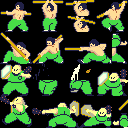

This game map was drawn from its Tiled (.tmx) file and the tilesets committed beside it. A one-line description and the full map source follow:
An orthogonal 16x16 tile map with 8x8 px tiles, 1 tile layer (Tile Layer 1).

<map version="1.10" tiledversion="1.11.2" orientation="orthogonal" renderorder="right-down" width="16" height="16" tilewidth="8" tileheight="8" infinite="0" nextlayerid="2" nextobjectid="1">
 <tileset firstgid="1" name="16 x 16 Sprite sheet" tilewidth="8" tileheight="8" tilecount="2048" columns="32">
  <image source="../Images/gfx2.bmp" width="256" height="512" />
 </tileset>
 <layer id="1" name="Tile Layer 1" width="16" height="16">
  <data encoding="csv">
769,770,771,772,773,774,775,776,777,778,779,780,781,782,783,784,
801,802,803,804,805,806,807,808,809,810,811,812,813,814,815,816,
785,786,787,788,789,790,791,792,793,794,795,796,797,798,799,800,
817,818,819,820,821,822,823,824,825,826,827,828,829,830,831,832,
833,834,835,836,837,838,839,840,841,842,843,844,845,846,847,848,
865,866,867,868,869,870,871,872,873,874,875,876,877,878,879,880,
849,850,851,852,853,854,855,856,857,858,859,860,861,862,863,864,
881,882,883,884,885,886,887,888,889,890,891,892,893,894,895,896,
897,898,899,900,901,902,903,904,905,906,907,908,909,910,911,912,
929,930,931,932,933,934,935,936,937,938,939,940,941,942,943,944,
913,914,915,916,917,918,919,920,921,922,923,924,925,926,927,928,
945,946,947,948,949,950,951,952,953,954,955,956,957,958,959,960,
961,962,963,964,965,966,967,968,969,970,971,972,973,974,975,976,
993,994,995,996,997,998,999,1000,1001,1002,1003,1004,1005,1006,1007,1008,
977,978,979,980,981,982,983,984,985,986,987,988,989,990,991,992,
1009,1010,1011,1012,1013,1014,1015,1016,1017,1018,1019,1020,1021,1022,1023,1024
</data>
 </layer>
</map>
